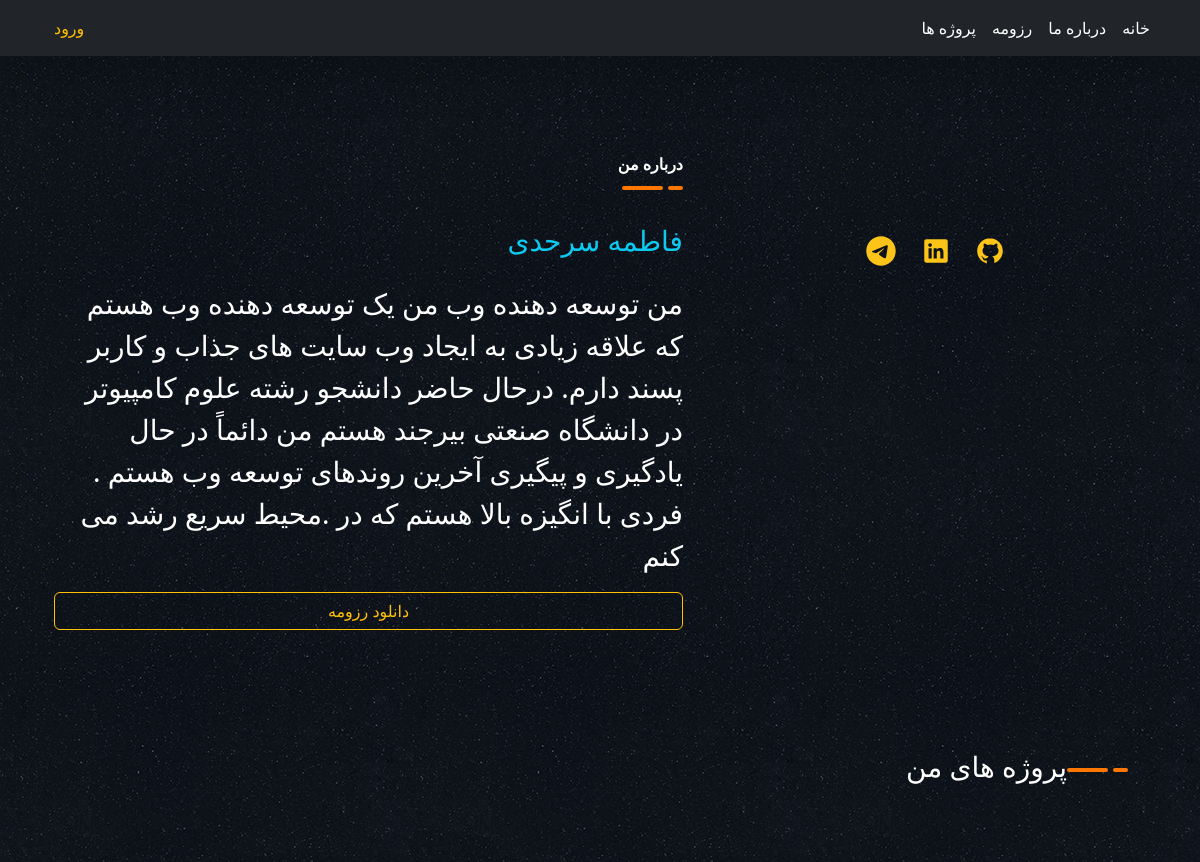
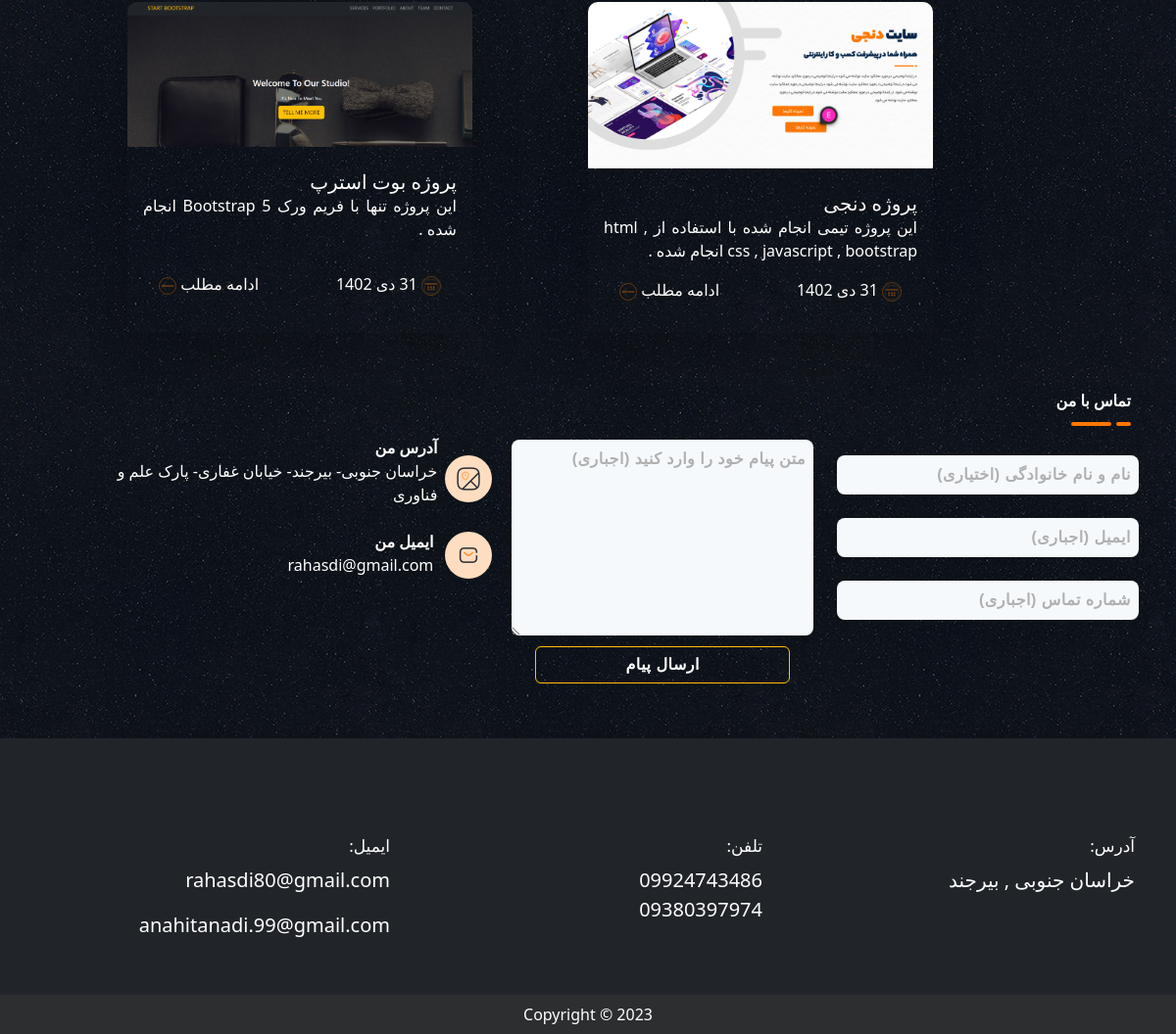
The app's page /about1.php?id=1 with its own data (2 pictures, top to bottom).
### tables this page shows
CREATE TABLE `users` (
  `id` int(11) NOT NULL,
  `username` varchar(50) DEFAULT NULL,
  `email` varchar(100) DEFAULT NULL,
  `password` varchar(100) DEFAULT NULL,
  `name` varchar(100) NOT NULL,
  `resume` varchar(100) NOT NULL,
  `job` varchar(100) NOT NULL,
  `registration_date` date DEFAULT NULL,
  `img` char(100) NOT NULL
);

CREATE TABLE `general_info` (
  `id` int(11) NOT NULL,
  `mobail` varchar(20) NOT NULL,
  `tel` varchar(50) NOT NULL,
  `email` varchar(150) NOT NULL,
  `addres` varchar(300) NOT NULL,
  `about` text NOT NULL,
  `linkedin` varchar(150) NOT NULL,
  `github` varchar(150) NOT NULL
);

CREATE TABLE `portfolio` (
  `id` int(11) NOT NULL,
  `title` varchar(20) NOT NULL,
  `project_link` varchar(100) NOT NULL,
  `description` text NOT NULL
);

### about1.php (the view, shortened to what this page needs)
<?php include './include/header.php';
?>
<?php
$userId = (int) filter_var($_GET['id'], FILTER_SANITIZE_NUMBER_INT);
$db = new mysqli('localhost', 'root', '', 'personal_website');
$sql = "SELECT * FROM users WHERE id = ?";
$stmt = $db->prepare($sql);
$stmt->bind_param('i', $userId);
$stmt->execute();
$result = $stmt->get_result();
if ($row = $result->fetch_assoc()) {
} else {
  echo "User not found.";
}
$slgeneral = "SELECT * FROM general_info WHERE id = ?";
$stmt2 = $db->prepare($slgeneral);
$stmt2->bind_param('i', $userId);
$stmt2->execute();
$result_info = $stmt2->get_result();
if ($getrow = $result_info->fetch_assoc()) {
} else {
  echo "User not found.";
}
$sqlpr = "SELECT p.*
FROM users AS u
INNER JOIN portfolio_contributor AS pc ON u.id = pc.user_id
INNER JOIN portfolio AS p ON pc.portfolio_id = p.id
WHERE u.id = ?";
$stmt3 = $db->prepare($sqlpr);
$stmt3->bind_param("i", $userId);
$stmt3->execute();
$resultpr = $stmt3->get_result();
if ($resultpr->num_rows > 0) {
  $rowPr = $resultpr;
} else {
  echo "No projects found for user ID: " . $userId;
}
?>
<div class="about1">
  <section class="section about1 pt-5">
    <div class="container">
      <div class="row">
        <div class="col-sm-5 text-center mb-5 mb-sm-0">
          <div class="media pt-4">
            <ul class="text-center " style="list-style-type: none; ">
              <li style="margin-right: 26px; ">
                <a class="cursor-pointer text-muted p-2" href="<?= $getrow['github'] ?>">
                  <img class="box" aria-posinset="relative " width="34px " height="32px " src="./assets/img/icons8-github.svg">
                </a>
                <a class="cursor-pointer text-muted p-2" href="<?= $getrow['linkedin'] ?>">
                  <img class="box " aria-posinset="relative " width="34px " height="32px " src="./assets/img/icons8-linkedin.svg">
                </a>
                <a class="cursor-pointer p-2" href="<?= $getrow['tel'] ?>">
                  <img class="box " aria-posinset="relative " width="34px " height="32px " src="./assets/img/icons8-telegram.svg">
                </a>
              </li>
            </ul>
          </div>
        </div>
        <div class="col-sm-7 text-right ps-lg-4 pt-md-5 text-white">
          <b class="text-white text-align-start pt-sm-5">درباره من </b>
          <div class="d-flex">
            <div class="line5-footer"></div>
            <div class="line4-footer"></div>
          </div>
          <h3 class="text-6 text-light mb-4 pt-4"> <span class="text-info">
              <?= $row['name'] ?></span></h3>
          <p class="fs-3"> <?= $getrow['about'] ?> </p>
          <a href="<?= $users->resume ?>" download>
            <button class="btn btn-outline-warning"> دانلود رزومه </button>
            <a>
        </div>
      </div>
    </div>
  </section>
  <div class="container-fluid my-portfolio mt-5 mb-3 ">
    <div class="row py-5 mx-5">
      <section class="mb-3 mt-4 mb-lg-0 col-12 col-lg-6">
        <div class="d-flex align-items-center">
          <span class="line5-footer "></span>
          <span class="line4-footer"></span>
          <h3 class="story text-white"> پروژه های من </h3>
        </div>
      </section>
    </div>
    <div class="text-center d-flex flex-wrap justify-content-evenly">
      <?php foreach ($rowPr as $pr) : ?>
        <div class="card-article border-0 shadow-lg" style="width: 22rem;">
          <div class="card-thumbnail">
            <img src=" <?= $pr['project_link'] ?>" class="img-article card-img-top pb-2" alt="...">
          </div>
          <div class="card-body-article text-white p-3">
            <h5 class="card-title">
              <?= $pr['title'] ?>
            </h5>
            <p class="card-text"> <?= $pr['description'] ?>
            </p>
            <div class="d-flex justify-content-between  p-3 ">
              <span class=""><img class="calendar" src="./assets/img/calendar.png">
                31 دی 1402
              </span>
              <a class="edame text-decoration-none text-white" href="gallery.php?id=<?= $pr['id'] ?>">ادامه مطلب <img class="arrow" src="./assets/img/arrow-left.png"></a>
            </div>
          </div>
        </div>
      <?php endforeach; ?>
    </div>
  </div>
  <div class="container mt-3 w-100">
    <div class="row py-2 pb-5 ps-3">
      <div class="col-lg-7 rounded-1 p-2 mb-0">
        <div class="form-contact d-flex pb-10 text-info">
          <div> <b class="text-white text-align-end pt-sm-5">تماس با من </b>
            <div class="d-flex">
              <div class="line5-footer"></div>
              <div class="line4-footer"></div>
            </div>
          </div>
        </div>
        <form action="#">
          <div class="row">
            <div class="col-6 pb-10">
              <div class="pb-3 pt-3">
                <input type="text" placeholder="نام و نام خانوادگی (اختیاری)" class="w-100 border border-0 rounded-3 my-1 p-2 fw-bold" style="background-color: #F6F9FC; height: 40px;">
              </div>
              <div class="pb-3">
                <input type="text" placeholder="ایمیل (اجباری)" class="w-100 p-2 border border-0 rounded-3 my-1 fw-bold" style="background-color: #F6F9FC; height: 40px;">
              </div>
              <div class="pb-3">
                <input type="text" placeholder="شماره تماس (اجباری)" class="w-100 p-2 border border-0 rounded-3 my-1 fw-bold" style="background-color: #F6F9FC; height: 40px;">
              </div>
            </div>
            <div class="col-6 pb-10">
              <div>
                <textarea type="text" placeholder="متن پیام خود را وارد کنید (اجباری)" class="border border-0 rounded-3 w-100 my-1 p-2 fw-bold" style="background-color: #F6F9FC; height: 200px;"></textarea>
                <div class=" text-start px-4 border-3 justify-content-center ">
                  <button type="submit " class="btn btn-outline-warning"><b>ارسال پیام </b></button>
                </div>
              </div>
            </div>
          </div>
        </form>
      </div>
      <div class="col-lg-5 text-white pt-md-5">
        <div class="d-flex align-items-center">
          <div class="d-flex position-relative">
            <div class="rounded-circle d-flex justify-content-center align-items-center">
              <img src="./assets/img/map.png" alt="" class="position-absolute">
            </div>
          </div>
          <div class="text-end ms-2 p-2">
            <b>آدرس من</b>
            <p><?= $getrow["addres"] ?></p>
          </div>
        </div>
        <div class="d-flex align-items-center pb-10">
          <div class="d-flex position-relative" style="width:60px; height: 60px;">
            <div class="rounded-circle d-flex justify-content-center align-items-center">
              <img src="./assets/img/sms.png" alt="" class="position-absolute">
            </div>
          </div>
          <div class="text-end ms-2">
            <b>ایمیل من</b>
            <p><?= $row["email"]?></p>
          </div>
        </div>
      </div>
    </div>
  </div>
</div>
<?php include 'footer.php' ?>

### include/header.php (shortened to what this page needs)
<!DOCTYPE html>
<html lang="fa" dir="rtl">
<head>
  <link rel="stylesheet" href="../assets/css/pages_style/home.css">
  <link rel="stylesheet" href="./assets/css/bootstrap-icons.css">
  <link rel="stylesheet" href="./assets/css/bootstrap.min.css">
</head>
<body>
  <nav class="navbar navbar-expand-sm bg-dark shadow-lg" id="mainNav">
    <div class="container">
      <a href="/blog_page/login.php">
        <button class="btn btn-outline-warning border-0 radius-4"> ورود</button>
      <a>
          <div class="collapse navbar-collapse" id="navbarResponsive">
            <ul class="navbar-nav text-uppercase ms-auto py-4 py-lg-0">
              <li class="nav-item"><a class="nav-link text-white" href=""><img src="">خانه </a></li>
              <li class="nav-item"><a class="nav-link text-white" href="about.html"><img src="">درباره ما </a></li>
              <li class="nav-item"><a class="nav-link text-white" href=""><img src="">رزومه</a></li>
              <li class="nav-item"><a class="nav-link text-white" href=""><img src="">پروژه ها
                </a></li>
              <li class="nav-item"><a class="nav-link text-white" href=""> </a></li>
            </ul>
          </div>
    </div>
  </nav>

### include/footer.php
    <footer class="footer-main shadow-lg bg-dark h-50">
        <div class="container">
            <div class="row address-main">
                <div class="col-lg-4 col-sm-12 col-xs-12">
                    <div class="address-box clearfix">
                        <div class="add-content">
                            <h5>آدرس:</h5>
                            <p class="fs-5">خراسان جنوبی , بیرجند </p>
                        </div>
                    </div>
                </div>
                <div class="col-lg-4 col-sm-12 col-xs-12">
                    <div class="address-box clearfix">
                        <div class="add-content">
                            <h5>تلفن:</h5>
                            <p class="fs-5"> 09924743486 <br />
                                09380397974 </p>
                        </div>
                    </div>
                </div>
                <div class="col-lg-4 col-sm-12 col-xs-12">
                    <div class="address-box clearfix">
                        <div class="add-content">
                            <h5>ایمیل:</h5>
                            <p > <a class="fs-5" href="mailto:" style="text-decoration:none">rahasdi80@gmail.com</a> </p>
                            <p > <a class="fs-5"href="mailto:" style="text-decoration:none">anahitanadi.99@gmail.com</a> </p>
                        </div>
                    </div>
                </div>
            </div>
        </div>
        <div class="Copyright">
              <div class="container d-flex align-items-center justify-content-center" style=" height: 40px">
                   <div class="col-lg-4 text-white text-center">Copyright &copy; 2023</div>
              </div>
          </div>
    </footer>
</body>
</html>

### assets/css/pages_style/home.css (style rules this page uses)
* { padding: 0; margin: 0; box-sizing: border-box; }
nav .container { flex-direction: row-reverse; }
.about1 { background-image: url(../../img/ep_naturalblack.webp); }
.line4-footer { background-color: #FD7702; width: 41px; height: 4px; border-radius: 11px; margin-bottom: 10px; margin-top: 10px; }
.line5-footer { background-color: #FD7702; width: 15px; height: 4px; border-radius: 11px; margin-top: 10px; margin-bottom: 10px; margin-left: 5px; }
.img-article { transition: transform 1s ease-in-out; }
.card-thumbnail { overflow: hidden; border-radius: 10px; }
.card-body-article { text-align: justify; }
.card-article { margin-bottom: 25px; margin-top: 25px; }
.arrow, .calendar { border: 1.5px solid #fd770258; border-radius: 50px; }
.edame { cursor: pointer; }
::placeholder { color:#b0b0b0 !important; }
.footer-main { padding-top: 90px; }
.address-main>div.col-lg-4 { border-bottom: 1px #999; }
.address-box { padding: 10px 0; margin-bottom: 30px; }
.add-content { padding-left: 70px; }
.add-content h5 { font-size: 17px; color: #ffffff; padding: 0; font-weight: 500; margin-bottom: 10px; }
.add-content p { font-size: 13px; color: #999999; font-weight: 300; }
.add-content p a { font-size: 14px; color: #b1b1b1; font-weight: 300; }
.add-content p { font-size: 13px; color: #ffffff; font-weight: 300; }
.add-content p a { font-size: 14px; color: #ffffff; font-weight: 300; word-wrap: break-word; }
.Copyright { background-color: #3434349e; }
form { width: 100%; border-radius: 10px; }
form * { font-family: 'Poppins', sans-serif; color: #ffffff; letter-spacing: 0.5px; outline: none; border: none; }
input { display: block; height: 50px; width: 100%; background-color: rgba(255, 255, 255, 0.07); border-radius: 3px; padding: 0 10px; margin-top: 8px; font-size: 14px; font-weight: 300; }
::placeholder { color: #e5e5e5; }
button { margin-top: 50px; width: 100%; background-color: #ffffff; color: #080710; padding: 15px 0; font-size: 18px; font-weight: 600; border-radius: 5px; cursor: pointer; }
* { box-sizing: border-box; }
.clearfix:after { content: ""; display: table; clear: both; }
.rounded-circle.d-flex.justify-content-center.align-items-center { padding: 5px; width: 48px; height: 48px; background: #feddc0; }
.mb-0 { margin-bottom: 1px; }

### records on screen
users: name "فاطمه سرحدی", email "rahasdi@gmail.com"
general_info: about "من توسعه دهنده وب من یک توسعه دهنده وب هستم که علاقه زیادی به ایجاد وب سایت های جذاب و کاربر پسند دارم. درحال حاضر دانشجو رشته علوم کامپیوتر در دانشگاه صنعتی بیرجند هستم من دائماً در حال یادگیری و پیگیری آخرین روندهای توسعه وب هستم . فردی با انگیزه بالا هستم که در .محیط سریع رشد می کنم", addres "خراسان جنوبی- بیرجند- خیابان غفاری- پارک علم و فناوری"
portfolio: shows a picture, title "پروژه دنجی", description "این پروژه تیمی انجام شده با استفاده از html , css , javascript , bootstrap انجام شده ."
portfolio: shows a picture, title "پروژه بوت استرپ", description "این پروژه تنها با فریم ورک Bootstrap 5 انجام شده ."
